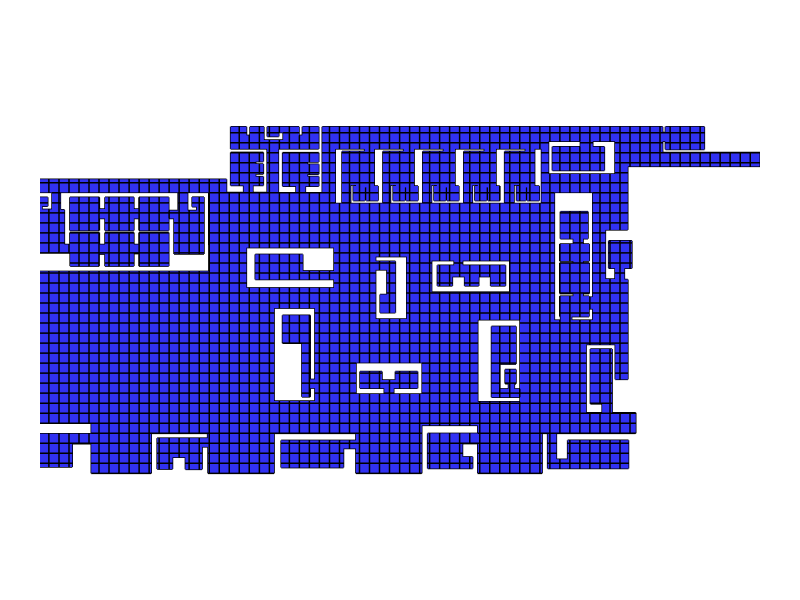

Notebook code cell kept with this figure:
### Code cell
Topology.Show(plan_analysis, grid,
              camera=[0,0,4],
              faceColor=[50,50,250],
              faceOpacity=1,
              edgeColor="black",
              edgeWidth=3,
              showVertices=False,
              backgroundColor="white",
              width=800,
              height=600,
              renderer = renderer)

### Figure 1 — Plotly figure (JSON) as saved in the notebook; plotly's stock layout.template omitted (floating-point values rounded to 4 significant figures; data arrays with more than 128 entries replaced by an {"elided": "..."} marker saying what was removed)
{"data": [{"hoverinfo": "text", "legendgroup": "2", "legendrank": 2, "line": {"color": "black", "dash": "solid", "width": 3}, "marker": {"size": 0}, "mode": "lines", "name": "1: Untitled (Edges)", "showlegend": false, "text": "", "type": "scatter3d", "x": {"elided": "1392 float values"}, "y": {"elided": "1392 float values"}, "z": {"elided": "1392 int values"}}, {"cmax": 1, "cmin": 0, "color": "#3232FA", "colorscale": [[0, "#440154"], [0.1111, "#482878"], [0.2222, "#3e4989"], [0.3333, "#31688e"], [0.4444, "#26828e"], [0.5556, "#1f9e89"], [0.6667, "#35b779"], [0.7778, "#6ece58"], [0.8889, "#b5de2b"], [1, "#fde725"]], "flatshading": true, "hoverinfo": "text", "hovertext": "", "i": {"elided": "492 int values"}, "j": {"elided": "492 int values"}, "k": {"elided": "492 int values"}, "legendgroup": "3", "legendrank": 3, "lighting": {"facenormalsepsilon": 0}, "name": "1: Untitled (Faces)", "opacity": 1, "showlegend": false, "showscale": false, "text": "", "type": "mesh3d", "x": {"elided": "464 float values"}, "y": {"elided": "464 float values"}, "z": {"elided": "464 int values"}}, {"hoverinfo": "text", "legendgroup": "6", "legendrank": 6, "line": {"color": "black", "dash": "solid", "width": 3}, "marker": {"size": 0}, "mode": "lines", "name": "2: Untitled (Edges)", "showlegend": false, "text": "", "type": "scatter3d", "x": {"elided": "1662 float values"}, "y": {"elided": "1662 float values"}, "z": {"elided": "1662 int values"}}], "layout": {"autosize": true, "height": 600, "margin": {"b": 40, "l": 40, "r": 40, "t": 40}, "paper_bgcolor": "#FFFFFF", "plot_bgcolor": "#FFFFFF", "scene": {"aspectmode": "data", "camera": {"center": {"x": 0, "y": 0, "z": 0}, "eye": {"x": 0, "y": 0, "z": 4}, "projection": {"type": "perspective"}, "up": {"x": 0, "y": 1, "z": 0}}, "xaxis": {"visible": false}, "yaxis": {"visible": false}, "zaxis": {"visible": false}}, "showlegend": true, "width": 800, "xaxis": {"showgrid": false, "visible": false, "zeroline": false}, "yaxis": {"showgrid": false, "visible": false, "zeroline": false}}}
